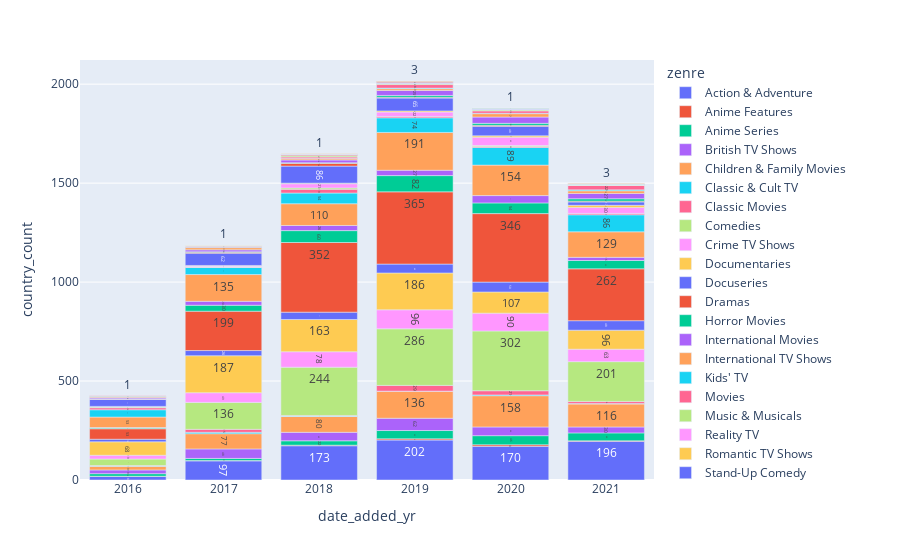

Notebook code cell kept with this figure:
### Code cell
fig = px.bar(df.groupby(['date_added_yr','zenre',],as_index=False).agg(country_count = ('show_id','count')), x="date_added_yr", y="country_count", color="zenre", text_auto=True)
fig.show()

### Figure 1 — Plotly figure (JSON) as saved in the notebook; plotly's stock layout.template omitted (floating-point values rounded to 4 significant figures)
{"data": [{"alignmentgroup": "True", "hovertemplate": "zenre=Action & Adventure<br>date_added_yr=%{x}<br>country_count=%{y}<extra></extra>", "legendgroup": "Action & Adventure", "marker": {"color": "#636efa", "pattern": {"shape": ""}}, "name": "Action & Adventure", "offsetgroup": "Action & Adventure", "orientation": "v", "showlegend": true, "textposition": "auto", "texttemplate": "%{y}", "type": "bar", "x": [2016, 2017, 2018, 2019, 2020, 2021], "xaxis": "x", "y": [18, 97, 173, 202, 170, 196], "yaxis": "y"}, {"alignmentgroup": "True", "hovertemplate": "zenre=Anime Features<br>date_added_yr=%{x}<br>country_count=%{y}<extra></extra>", "legendgroup": "Anime Features", "marker": {"color": "#EF553B", "pattern": {"shape": ""}}, "name": "Anime Features", "offsetgroup": "Anime Features", "orientation": "v", "showlegend": true, "textposition": "auto", "texttemplate": "%{y}", "type": "bar", "x": [2016, 2017, 2018, 2019, 2020, 2021], "xaxis": "x", "y": [1, 1, 3, 6, 8, 2], "yaxis": "y"}, {"alignmentgroup": "True", "hovertemplate": "zenre=Anime Series<br>date_added_yr=%{x}<br>country_count=%{y}<extra></extra>", "legendgroup": "Anime Series", "marker": {"color": "#00cc96", "pattern": {"shape": ""}}, "name": "Anime Series", "offsetgroup": "Anime Series", "orientation": "v", "showlegend": true, "textposition": "auto", "texttemplate": "%{y}", "type": "bar", "x": [2016, 2017, 2018, 2019, 2020, 2021], "xaxis": "x", "y": [13, 11, 22, 42, 46, 40], "yaxis": "y"}, {"alignmentgroup": "True", "hovertemplate": "zenre=British TV Shows<br>date_added_yr=%{x}<br>country_count=%{y}<extra></extra>", "legendgroup": "British TV Shows", "marker": {"color": "#ab63fa", "pattern": {"shape": ""}}, "name": "British TV Shows", "offsetgroup": "British TV Shows", "orientation": "v", "showlegend": true, "textposition": "auto", "texttemplate": "%{y}", "type": "bar", "x": [2016, 2017, 2018, 2019, 2020, 2021], "xaxis": "x", "y": [19, 48, 43, 62, 44, 30], "yaxis": "y"}, {"alignmentgroup": "True", "hovertemplate": "zenre=Children & Family Movies<br>date_added_yr=%{x}<br>country_count=%{y}<extra></extra>", "legendgroup": "Children & Family Movies", "marker": {"color": "#FFA15A", "pattern": {"shape": ""}}, "name": "Children & Family Movies", "offsetgroup": "Children & Family Movies", "orientation": "v", "showlegend": true, "textposition": "auto", "texttemplate": "%{y}", "type": "bar", "x": [2016, 2017, 2018, 2019, 2020, 2021], "xaxis": "x", "y": [19, 77, 80, 136, 158, 116], "yaxis": "y"}, {"alignmentgroup": "True", "hovertemplate": "zenre=Classic & Cult TV<br>date_added_yr=%{x}<br>country_count=%{y}<extra></extra>", "legendgroup": "Classic & Cult TV", "marker": {"color": "#19d3f3", "pattern": {"shape": ""}}, "name": "Classic & Cult TV", "offsetgroup": "Classic & Cult TV", "orientation": "v", "showlegend": true, "textposition": "auto", "texttemplate": "%{y}", "type": "bar", "x": [2016, 2017, 2018, 2019, 2020, 2021], "xaxis": "x", "y": [1, 7, 2, 1, 4, 3], "yaxis": "y"}, {"alignmentgroup": "True", "hovertemplate": "zenre=Classic Movies<br>date_added_yr=%{x}<br>country_count=%{y}<extra></extra>", "legendgroup": "Classic Movies", "marker": {"color": "#FF6692", "pattern": {"shape": ""}}, "name": "Classic Movies", "offsetgroup": "Classic Movies", "orientation": "v", "showlegend": true, "textposition": "auto", "texttemplate": "%{y}", "type": "bar", "x": [2016, 2017, 2018, 2019, 2020, 2021], "xaxis": "x", "y": [2, 15, 3, 29, 21, 10], "yaxis": "y"}, {"alignmentgroup": "True", "hovertemplate": "zenre=Comedies<br>date_added_yr=%{x}<br>country_count=%{y}<extra></extra>", "legendgroup": "Comedies", "marker": {"color": "#B6E880", "pattern": {"shape": ""}}, "name": "Comedies", "offsetgroup": "Comedies", "orientation": "v", "showlegend": true, "textposition": "auto", "texttemplate": "%{y}", "type": "bar", "x": [2016, 2017, 2018, 2019, 2020, 2021], "xaxis": "x", "y": [33, 136, 244, 286, 302, 201], "yaxis": "y"}, {"alignmentgroup": "True", "hovertemplate": "zenre=Crime TV Shows<br>date_added_yr=%{x}<br>country_count=%{y}<extra></extra>", "legendgroup": "Crime TV Shows", "marker": {"color": "#FF97FF", "pattern": {"shape": ""}}, "name": "Crime TV Shows", "offsetgroup": "Crime TV Shows", "orientation": "v", "showlegend": true, "textposition": "auto", "texttemplate": "%{y}", "type": "bar", "x": [2016, 2017, 2018, 2019, 2020, 2021], "xaxis": "x", "y": [19, 49, 78, 96, 90, 63], "yaxis": "y"}, {"alignmentgroup": "True", "hovertemplate": "zenre=Documentaries<br>date_added_yr=%{x}<br>country_count=%{y}<extra></extra>", "legendgroup": "Documentaries", "marker": {"color": "#FECB52", "pattern": {"shape": ""}}, "name": "Documentaries", "offsetgroup": "Documentaries", "orientation": "v", "showlegend": true, "textposition": "auto", "texttemplate": "%{y}", "type": "bar", "x": [2016, 2017, 2018, 2019, 2020, 2021], "xaxis": "x", "y": [68, 187, 163, 186, 107, 96], "yaxis": "y"}, {"alignmentgroup": "True", "hovertemplate": "zenre=Docuseries<br>date_added_yr=%{x}<br>country_count=%{y}<extra></extra>", "legendgroup": "Docuseries", "marker": {"color": "#636efa", "pattern": {"shape": ""}}, "name": "Docuseries", "offsetgroup": "Docuseries", "orientation": "v", "showlegend": true, "textposition": "auto", "texttemplate": "%{y}", "type": "bar", "x": [2016, 2017, 2018, 2019, 2020, 2021], "xaxis": "x", "y": [13, 26, 37, 45, 50, 48], "yaxis": "y"}, {"alignmentgroup": "True", "hovertemplate": "zenre=Dramas<br>date_added_yr=%{x}<br>country_count=%{y}<extra></extra>", "legendgroup": "Dramas", "marker": {"color": "#EF553B", "pattern": {"shape": ""}}, "name": "Dramas", "offsetgroup": "Dramas", "orientation": "v", "showlegend": true, "textposition": "auto", "texttemplate": "%{y}", "type": "bar", "x": [2016, 2017, 2018, 2019, 2020, 2021], "xaxis": "x", "y": [53, 199, 352, 365, 346, 262], "yaxis": "y"}, {"alignmentgroup": "True", "hovertemplate": "zenre=Horror Movies<br>date_added_yr=%{x}<br>country_count=%{y}<extra></extra>", "legendgroup": "Horror Movies", "marker": {"color": "#00cc96", "pattern": {"shape": ""}}, "name": "Horror Movies", "offsetgroup": "Horror Movies", "orientation": "v", "showlegend": true, "textposition": "auto", "texttemplate": "%{y}", "type": "bar", "x": [2016, 2017, 2018, 2019, 2020, 2021], "xaxis": "x", "y": [4, 30, 60, 82, 54, 42], "yaxis": "y"}, {"alignmentgroup": "True", "hovertemplate": "zenre=International Movies<br>date_added_yr=%{x}<br>country_count=%{y}<extra></extra>", "legendgroup": "International Movies", "marker": {"color": "#ab63fa", "pattern": {"shape": ""}}, "name": "International Movies", "offsetgroup": "International Movies", "orientation": "v", "showlegend": true, "textposition": "auto", "texttemplate": "%{y}", "type": "bar", "x": [2016, 2017, 2018, 2019, 2020, 2021], "xaxis": "x", "y": [2, 20, 26, 27, 37, 16], "yaxis": "y"}, {"alignmentgroup": "True", "hovertemplate": "zenre=International TV Shows<br>date_added_yr=%{x}<br>country_count=%{y}<extra></extra>", "legendgroup": "International TV Shows", "marker": {"color": "#FFA15A", "pattern": {"shape": ""}}, "name": "International TV Shows", "offsetgroup": "International TV Shows", "orientation": "v", "showlegend": true, "textposition": "auto", "texttemplate": "%{y}", "type": "bar", "x": [2016, 2017, 2018, 2019, 2020, 2021], "xaxis": "x", "y": [53, 135, 110, 191, 154, 129], "yaxis": "y"}, {"alignmentgroup": "True", "hovertemplate": "zenre=Kids' TV<br>date_added_yr=%{x}<br>country_count=%{y}<extra></extra>", "legendgroup": "Kids' TV", "marker": {"color": "#19d3f3", "pattern": {"shape": ""}}, "name": "Kids' TV", "offsetgroup": "Kids' TV", "orientation": "v", "showlegend": true, "textposition": "auto", "texttemplate": "%{y}", "type": "bar", "x": [2016, 2017, 2018, 2019, 2020, 2021], "xaxis": "x", "y": [37, 36, 54, 74, 89, 86], "yaxis": "y"}, {"alignmentgroup": "True", "hovertemplate": "zenre=Movies<br>date_added_yr=%{x}<br>country_count=%{y}<extra></extra>", "legendgroup": "Movies", "marker": {"color": "#FF6692", "pattern": {"shape": ""}}, "name": "Movies", "offsetgroup": "Movies", "orientation": "v", "showlegend": true, "textposition": "auto", "texttemplate": "%{y}", "type": "bar", "x": [2016, 2017, 2018, 2019, 2020, 2021], "xaxis": "x", "y": [10, 2, 19, 7, 5, 7], "yaxis": "y"}, {"alignmentgroup": "True", "hovertemplate": "zenre=Music & Musicals<br>date_added_yr=%{x}<br>country_count=%{y}<extra></extra>", "legendgroup": "Music & Musicals", "marker": {"color": "#B6E880", "pattern": {"shape": ""}}, "name": "Music & Musicals", "offsetgroup": "Music & Musicals", "orientation": "v", "showlegend": true, "textposition": "auto", "texttemplate": "%{y}", "type": "bar", "x": [2016, 2017, 2018, 2020], "xaxis": "x", "y": [4, 2, 7, 5], "yaxis": "y"}, {"alignmentgroup": "True", "hovertemplate": "zenre=Reality TV<br>date_added_yr=%{x}<br>country_count=%{y}<extra></extra>", "legendgroup": "Reality TV", "marker": {"color": "#FF97FF", "pattern": {"shape": ""}}, "name": "Reality TV", "offsetgroup": "Reality TV", "orientation": "v", "showlegend": true, "textposition": "auto", "texttemplate": "%{y}", "type": "bar", "x": [2016, 2017, 2018, 2019, 2020, 2021], "xaxis": "x", "y": [2, 3, 21, 22, 42, 30], "yaxis": "y"}, {"alignmentgroup": "True", "hovertemplate": "zenre=Romantic TV Shows<br>date_added_yr=%{x}<br>country_count=%{y}<extra></extra>", "legendgroup": "Romantic TV Shows", "marker": {"color": "#FECB52", "pattern": {"shape": ""}}, "name": "Romantic TV Shows", "offsetgroup": "Romantic TV Shows", "orientation": "v", "showlegend": true, "textposition": "auto", "texttemplate": "%{y}", "type": "bar", "x": [2016, 2017, 2018, 2019, 2020, 2021], "xaxis": "x", "y": [1, 3, 3, 6, 7, 11], "yaxis": "y"}, {"alignmentgroup": "True", "hovertemplate": "zenre=Stand-Up Comedy<br>date_added_yr=%{x}<br>country_count=%{y}<extra></extra>", "legendgroup": "Stand-Up Comedy", "marker": {"color": "#636efa", "pattern": {"shape": ""}}, "name": "Stand-Up Comedy", "offsetgroup": "Stand-Up Comedy", "orientation": "v", "showlegend": true, "textposition": "auto", "texttemplate": "%{y}", "type": "bar", "x": [2016, 2017, 2018, 2019, 2020, 2021], "xaxis": "x", "y": [36, 62, 86, 65, 48, 17], "yaxis": "y"}, {"alignmentgroup": "True", "hovertemplate": "zenre=Stand-Up Comedy & Talk Shows<br>date_added_yr=%{x}<br>country_count=%{y}<extra></extra>", "legendgroup": "Stand-Up Comedy & Talk Shows", "marker": {"color": "#EF553B", "pattern": {"shape": ""}}, "name": "Stand-Up Comedy & Talk Shows", "offsetgroup": "Stand-Up Comedy & Talk Shows", "orientation": "v", "showlegend": true, "textposition": "auto", "texttemplate": "%{y}", "type": "bar", "x": [2016, 2017, 2018, 2019, 2020, 2021], "xaxis": "x", "y": [1, 5, 14, 4, 5, 4], "yaxis": "y"}, {"alignmentgroup": "True", "hovertemplate": "zenre=TV Action & Adventure<br>date_added_yr=%{x}<br>country_count=%{y}<extra></extra>", "legendgroup": "TV Action & Adventure", "marker": {"color": "#00cc96", "pattern": {"shape": ""}}, "name": "TV Action & Adventure", "offsetgroup": "TV Action & Adventure", "orientation": "v", "showlegend": true, "textposition": "auto", "texttemplate": "%{y}", "type": "bar", "x": [2016, 2017, 2018, 2019, 2020, 2021], "xaxis": "x", "y": [2, 2, 3, 9, 10, 12], "yaxis": "y"}, {"alignmentgroup": "True", "hovertemplate": "zenre=TV Comedies<br>date_added_yr=%{x}<br>country_count=%{y}<extra></extra>", "legendgroup": "TV Comedies", "marker": {"color": "#ab63fa", "pattern": {"shape": ""}}, "name": "TV Comedies", "offsetgroup": "TV Comedies", "orientation": "v", "showlegend": true, "textposition": "auto", "texttemplate": "%{y}", "type": "bar", "x": [2016, 2017, 2018, 2019, 2020, 2021], "xaxis": "x", "y": [6, 10, 14, 25, 32, 27], "yaxis": "y"}, {"alignmentgroup": "True", "hovertemplate": "zenre=TV Dramas<br>date_added_yr=%{x}<br>country_count=%{y}<extra></extra>", "legendgroup": "TV Dramas", "marker": {"color": "#FFA15A", "pattern": {"shape": ""}}, "name": "TV Dramas", "offsetgroup": "TV Dramas", "orientation": "v", "showlegend": true, "textposition": "auto", "texttemplate": "%{y}", "type": "bar", "x": [2016, 2017, 2018, 2019, 2020, 2021], "xaxis": "x", "y": [6, 11, 6, 9, 17, 13], "yaxis": "y"}, {"alignmentgroup": "True", "hovertemplate": "zenre=TV Shows<br>date_added_yr=%{x}<br>country_count=%{y}<extra></extra>", "legendgroup": "TV Shows", "marker": {"color": "#19d3f3", "pattern": {"shape": ""}}, "name": "TV Shows", "offsetgroup": "TV Shows", "orientation": "v", "showlegend": true, "textposition": "auto", "texttemplate": "%{y}", "type": "bar", "x": [2016, 2017, 2018, 2019, 2020, 2021], "xaxis": "x", "y": [2, 2, 2, 3, 2, 5], "yaxis": "y"}, {"alignmentgroup": "True", "hovertemplate": "zenre=Thrillers<br>date_added_yr=%{x}<br>country_count=%{y}<extra></extra>", "legendgroup": "Thrillers", "marker": {"color": "#FF6692", "pattern": {"shape": ""}}, "name": "Thrillers", "offsetgroup": "Thrillers", "orientation": "v", "showlegend": true, "textposition": "auto", "texttemplate": "%{y}", "type": "bar", "x": [2016, 2017, 2018, 2019, 2020, 2021], "xaxis": "x", "y": [1, 5, 7, 18, 12, 22], "yaxis": "y"}, {"alignmentgroup": "True", "hovertemplate": "zenre=Independent Movies<br>date_added_yr=%{x}<br>country_count=%{y}<extra></extra>", "legendgroup": "Independent Movies", "marker": {"color": "#B6E880", "pattern": {"shape": ""}}, "name": "Independent Movies", "offsetgroup": "Independent Movies", "orientation": "v", "showlegend": true, "textposition": "auto", "texttemplate": "%{y}", "type": "bar", "x": [2017, 2018, 2019, 2020, 2021], "xaxis": "x", "y": [2, 6, 5, 5, 2], "yaxis": "y"}, {"alignmentgroup": "True", "hovertemplate": "zenre=Romantic Movies<br>date_added_yr=%{x}<br>country_count=%{y}<extra></extra>", "legendgroup": "Romantic Movies", "marker": {"color": "#FF97FF", "pattern": {"shape": ""}}, "name": "Romantic Movies", "offsetgroup": "Romantic Movies", "orientation": "v", "showlegend": true, "textposition": "auto", "texttemplate": "%{y}", "type": "bar", "x": [2017, 2019, 2020], "xaxis": "x", "y": [1, 1, 1], "yaxis": "y"}, {"alignmentgroup": "True", "hovertemplate": "zenre=TV Sci-Fi & Fantasy<br>date_added_yr=%{x}<br>country_count=%{y}<extra></extra>", "legendgroup": "TV Sci-Fi & Fantasy", "marker": {"color": "#FECB52", "pattern": {"shape": ""}}, "name": "TV Sci-Fi & Fantasy", "offsetgroup": "TV Sci-Fi & Fantasy", "orientation": "v", "showlegend": true, "textposition": "auto", "texttemplate": "%{y}", "type": "bar", "x": [2017], "xaxis": "x", "y": [1], "yaxis": "y"}, {"alignmentgroup": "True", "hovertemplate": "zenre=Cult Movies<br>date_added_yr=%{x}<br>country_count=%{y}<extra></extra>", "legendgroup": "Cult Movies", "marker": {"color": "#636efa", "pattern": {"shape": ""}}, "name": "Cult Movies", "offsetgroup": "Cult Movies", "orientation": "v", "showlegend": true, "textposition": "auto", "texttemplate": "%{y}", "type": "bar", "x": [2018, 2019, 2020, 2021], "xaxis": "x", "y": [2, 4, 3, 2], "yaxis": "y"}, {"alignmentgroup": "True", "hovertemplate": "zenre=Sci-Fi & Fantasy<br>date_added_yr=%{x}<br>country_count=%{y}<extra></extra>", "legendgroup": "Sci-Fi & Fantasy", "marker": {"color": "#EF553B", "pattern": {"shape": ""}}, "name": "Sci-Fi & Fantasy", "offsetgroup": "Sci-Fi & Fantasy", "orientation": "v", "showlegend": true, "textposition": "auto", "texttemplate": "%{y}", "type": "bar", "x": [2018, 2019, 2020, 2021], "xaxis": "x", "y": [5, 5, 1, 2], "yaxis": "y"}, {"alignmentgroup": "True", "hovertemplate": "zenre=Spanish-Language TV Shows<br>date_added_yr=%{x}<br>country_count=%{y}<extra></extra>", "legendgroup": "Spanish-Language TV Shows", "marker": {"color": "#00cc96", "pattern": {"shape": ""}}, "name": "Spanish-Language TV Shows", "offsetgroup": "Spanish-Language TV Shows", "orientation": "v", "showlegend": true, "textposition": "auto", "texttemplate": "%{y}", "type": "bar", "x": [2018, 2021], "xaxis": "x", "y": [1, 1], "yaxis": "y"}, {"alignmentgroup": "True", "hovertemplate": "zenre=Sports Movies<br>date_added_yr=%{x}<br>country_count=%{y}<extra></extra>", "legendgroup": "Sports Movies", "marker": {"color": "#ab63fa", "pattern": {"shape": ""}}, "name": "Sports Movies", "offsetgroup": "Sports Movies", "orientation": "v", "showlegend": true, "textposition": "auto", "texttemplate": "%{y}", "type": "bar", "x": [2018], "xaxis": "x", "y": [1], "yaxis": "y"}, {"alignmentgroup": "True", "hovertemplate": "zenre=TV Horror<br>date_added_yr=%{x}<br>country_count=%{y}<extra></extra>", "legendgroup": "TV Horror", "marker": {"color": "#FFA15A", "pattern": {"shape": ""}}, "name": "TV Horror", "offsetgroup": "TV Horror", "orientation": "v", "showlegend": true, "textposition": "auto", "texttemplate": "%{y}", "type": "bar", "x": [2018, 2019, 2020, 2021], "xaxis": "x", "y": [1, 3, 3, 3], "yaxis": "y"}, {"alignmentgroup": "True", "hovertemplate": "zenre=LGBTQ Movies<br>date_added_yr=%{x}<br>country_count=%{y}<extra></extra>", "legendgroup": "LGBTQ Movies", "marker": {"color": "#19d3f3", "pattern": {"shape": ""}}, "name": "LGBTQ Movies", "offsetgroup": "LGBTQ Movies", "orientation": "v", "showlegend": true, "textposition": "auto", "texttemplate": "%{y}", "type": "bar", "x": [2020], "xaxis": "x", "y": [1], "yaxis": "y"}], "layout": {"barmode": "relative", "legend": {"title": {"text": "zenre"}, "tracegroupgap": 0}, "margin": {"t": 60}, "xaxis": {"anchor": "y", "domain": [0, 1], "title": {"text": "date_added_yr"}}, "yaxis": {"anchor": "x", "domain": [0, 1], "title": {"text": "country_count"}}}}
